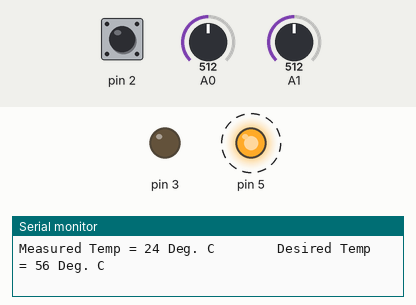
Recording of a sketch running on a simulated Arduino Uno, built with avr-gcc and run on an emulated ATmega328P. On the bench: output pins drawn as LEDs (lit = HIGH), the last lines printed to the serial monitor. Dashed ring = blinking. Inputs (shaded band) come from the test bench; at power-on: pin 2 HIGH, A1 = 512, A0 = 512.

Above: at 1.1 s.
1.2 s: pin 2 pulled LOW for 0.15 s
At 1.8 s:
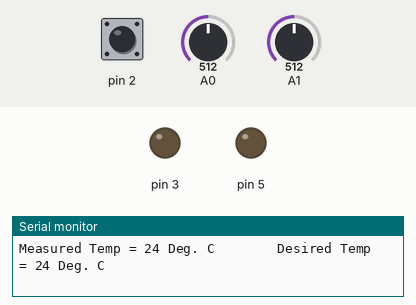
2.9 s: pin 2 pulled LOW for 3.2 s
At 4.0 s:
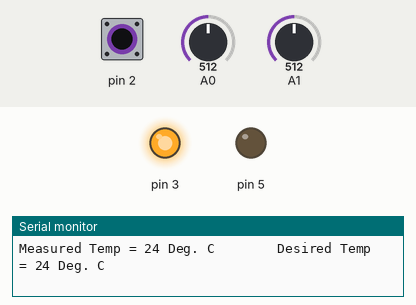
7.7 s: A1 set to 521
At 8.3 s:
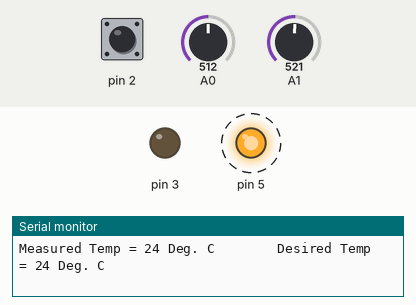
9.3 s: pin 2 pulled LOW for 1 s
At 10.1 s:
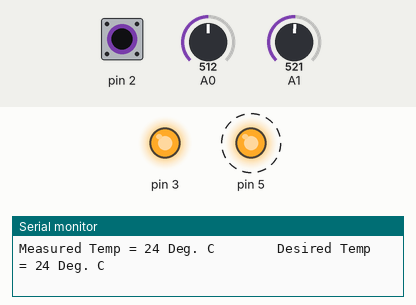
Timing chart, 0 to 12.8 s (numbered marks = the images above; inputs shaded):
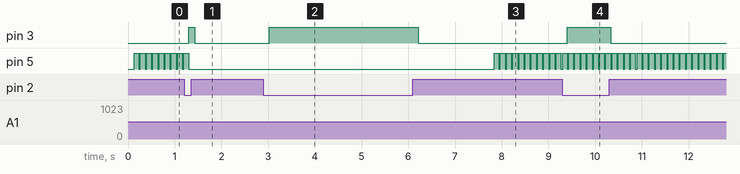

The sketch:

thermo1.ino
```cpp
#include <util/delay.h>
#include "Adc.h"
#include "Uart.h"
#include <stdlib.h>

// Measure Temperature using NTC Thermistor:


// 1- Temperature Measurement

float voltageDividerR1 = 10000;
float BValue = 3470;
float R1 = 10000;
float T1 = 298.15;
float R2 ;
float T2 ;

float a ;
float b ;
float c ;
float d ;
float e = 2.718281828 ;

float tempSampleRead = 0;
bool  measuredTemp_bool = false;

int main(void) {

 //Defining local variables used
 unsigned short adc_reading;
 unsigned short saved_desired_temp;
 unsigned short measured_temp;

//Calling initialization functions for ADC and Uart.
//Uart default Baudrate is 9600.
 Adc_Init();
 Uart_Init();
 unsigned char buffer[4];

 // Set the PD2 pin as an input with an internal pull-up
 DDRD =  DDRD  & B11111011;
 PORTD = PORTD | B00000100;

 // Set PD3, PD5 as O/P for LEDS and drive them as low
 DDRD =   DDRD | B00101000;
 PORTD = PORTD & B11010111;

 while (1) {
  //delay to 100ms will give us 10 readings per second for temperature.
   _delay_ms(100);
   PORTD = PORTD & B11010111;
   // check if the key is pressed
   if((PIND & B00000100) == B00000000){
      saved_desired_temp = Adc_ReadChannel(0);
      PORTD = PORTD | B00001000; // turning on green LED to idicate temperature adjustment
   }
   measuredTemp_bool = not measuredTemp_bool;
   if( measuredTemp_bool) {
      adc_reading = Adc_ReadChannel(1);
      measured_temp = adc_reading;
   } else {
      adc_reading = saved_desired_temp;
   }
  // itoa(adc_reading, buffer, 10);
  // Uart_SendString(buffer);
  // Uart_SendString("\n");
   // Calc Temp
   tempSampleRead = float(adc_reading);
   R2 = (voltageDividerR1*tempSampleRead)/(1023-tempSampleRead); //Below is the equation for the ntc temperature sensor from datasheet
   a = 1/T1;
   b = log10(R1/R2);
   c = b / log10(e);
   d = c / BValue ;
   T2 = 1 / (a- d);
   T2 = T2 - 273.15;
   itoa(T2, buffer, 10); //convert temperature to an integer value
   if( measuredTemp_bool) {
      Uart_SendString("Measured Temp = ");
      Uart_SendString(buffer);
      Uart_SendString(" Deg. C        ");
   } else {
     Uart_SendString("Desired Temp = ");
      Uart_SendString(buffer);
      Uart_SendString(" Deg. C        ");
      Uart_SendString("\n");
   }

   if( measured_temp > saved_desired_temp){
      PORTD = PORTD | B00100000;
   }

 } /* End event loop */
 return (0);
}
```

Adc.h
```cpp
#ifndef __ADC__
#define __ADC__

void Adc_Init(void);

unsigned short Adc_ReadChannel(unsigned char channel);

#endif
```

Adc.ino
```cpp
#include "Adc.h"

void Adc_Init(void)
{
    // AREF = AVcc
    ADMUX = (1<<REFS0);

    // ADC Enable and prescaler of 128
    // 16000000/128 = 125000
    ADCSRA = (1<<ADEN)|(1<<ADPS2)|(1<<ADPS1)|(1<<ADPS0);
}

unsigned short Adc_ReadChannel(unsigned char ch)
{

  // select the corresponding channel 0~7
  // ANDing with ’7′ will always keep the value
  // of ‘ch’ between 0 and 7
  ch &= 0b00000111;  // AND operation with 7
  ADMUX = (ADMUX & 0xF8)|ch; // clears the bottom 3 bits before ORing

  // start single convertion
  // write ’1′ to ADSC
  ADCSRA |= (1<<ADSC);

  // wait for conversion to complete
  // ADSC becomes ’0′ again
  // till then, run loop continuously
  while(ADCSRA & (1<<ADSC));

  return (ADC);

}
```

Uart.h
```cpp
#ifndef __UART__
#define __UART__

void Uart_Init(void);

void Uart_SetBaudRate(unsigned short BuadRate);

void Uart_SendChar(unsigned char DataByte);

unsigned char Uart_ReadData();

void Uart_SendString(unsigned char DataString[], unsigned char Size);

#endif
```

Uart.ino
```cpp
#include "Uart.h"
#if !defined(__AVR_ATmega328P__)
#include <avr/iom328p.h>
#endif

#define _BV(bit) (1 << (bit))
#define bit_is_set(sfr, bit) (_SFR_BYTE(sfr) & _BV(bit))
#define bit_is_clear(sfr, bit) (!(_SFR_BYTE(sfr) & _BV(bit)))
#define loop_until_bit_is_set(sfr, bit) do { } while (bit_is_clear(sfr, bit))
#define loop_until_bit_is_clear(sfr, bit) do { } while (bit_is_set(sfr, bit))


void Uart_Init(void) {

    Uart_SetBaudRate(9600);

    /* Enable USART transmitter/receiver */
    UCSR0B = (1 << TXEN0) | (1 << RXEN0);

    /* 8 data bits, 1 stop bit */
    UCSR0C = (1 << UCSZ01) | (1 << UCSZ00);
}

void Uart_SetBaudRate(unsigned short BuadRate)
{
    unsigned short UBBR = ( (F_CPU / 16) /  BuadRate ) - 1;
    UBRR0L = (UBBR & 0xFF);
    UBRR0H = (( UBBR >> 8 ) & 0xFF);
}


void Uart_SendChar(unsigned char DataByte)
{
    // Wait until Write buffer is empty
    while ( ! (UCSR0A & ( 1 << UDRE0)) );
    UDR0 = DataByte;
}

unsigned char Uart_ReadData(void) {
    // Wait until data is received
    while ( ! (UCSR0A & ( 1 << RXC0)) );
    return UDR0;
}

void Uart_SendString(const char DataString[]){
    int i;
    for (i=0; DataString[i]; i++)
    {
        Uart_SendChar(DataString[i]);
    }
}
```

Measured:
- the behaviour switches between 512 and 513 on A1 (found by bisection; images 2 and 3)
- after the input at 1.2 s, pin 3: LOW → HIGH after 0.10 s, → LOW 0.13 s later; pin 5: goes on until 1.3 s, then stays LOW
- after the input at 2.9 s, pin 3: LOW → HIGH after 0.12 s, → LOW 3.2 s later
- after the input at 7.7 s, pin 5: alternates HIGH for 0.10 s and LOW for 0.03 s, starting after 0.14 s
- after the input at 9.3 s, pin 3: LOW → HIGH after 0.10 s, → LOW 0.93 s later
- by itself, pin 5: alternates HIGH for 0.10 s and LOW for 0.03 s
